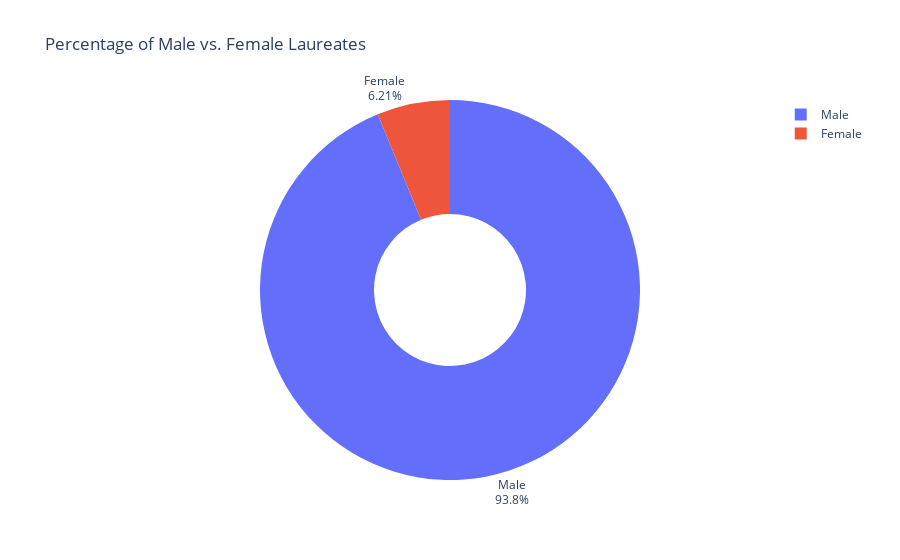

Here is the notebook cell this chart was saved with:
### Code cell
fig = px.pie(labels=laureates_sex_ratio.index,
             values=laureates_sex_ratio.values,
             title="Percentage of Male vs. Female Laureates",
             names=laureates_sex_ratio.index,
             hole=0.4
)
fig.update_traces(textposition='outside', textinfo='percent+label')
 
fig.show()

### Figure 1 — Plotly figure (JSON) as saved in the notebook; plotly's stock layout.template omitted (floating-point values rounded to 4 significant figures)
{"data": [{"domain": {"x": [0, 1], "y": [0, 1]}, "hole": 0.4, "hovertemplate": "label=%{label}<br>value=%{value}<extra></extra>", "labels": ["Male", "Female"], "legendgroup": "", "name": "", "showlegend": true, "textinfo": "percent+label", "textposition": "outside", "type": "pie", "values": [876, 58]}], "layout": {"autosize": true, "legend": {"tracegroupgap": 0}, "title": {"text": "Percentage of Male vs. Female Laureates"}}}
